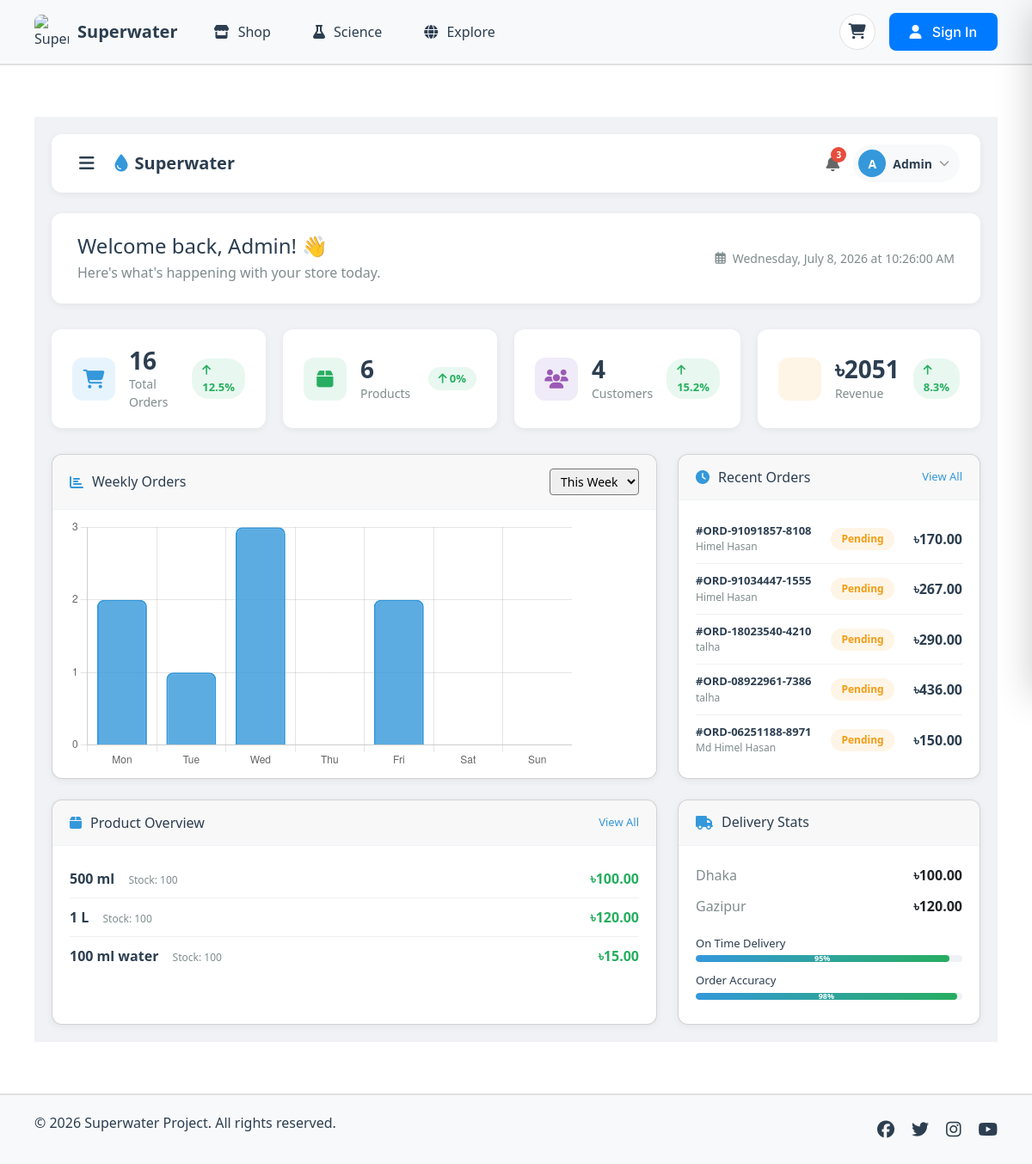
/admin-dashboard/, run on an earlier commit of the app's database.
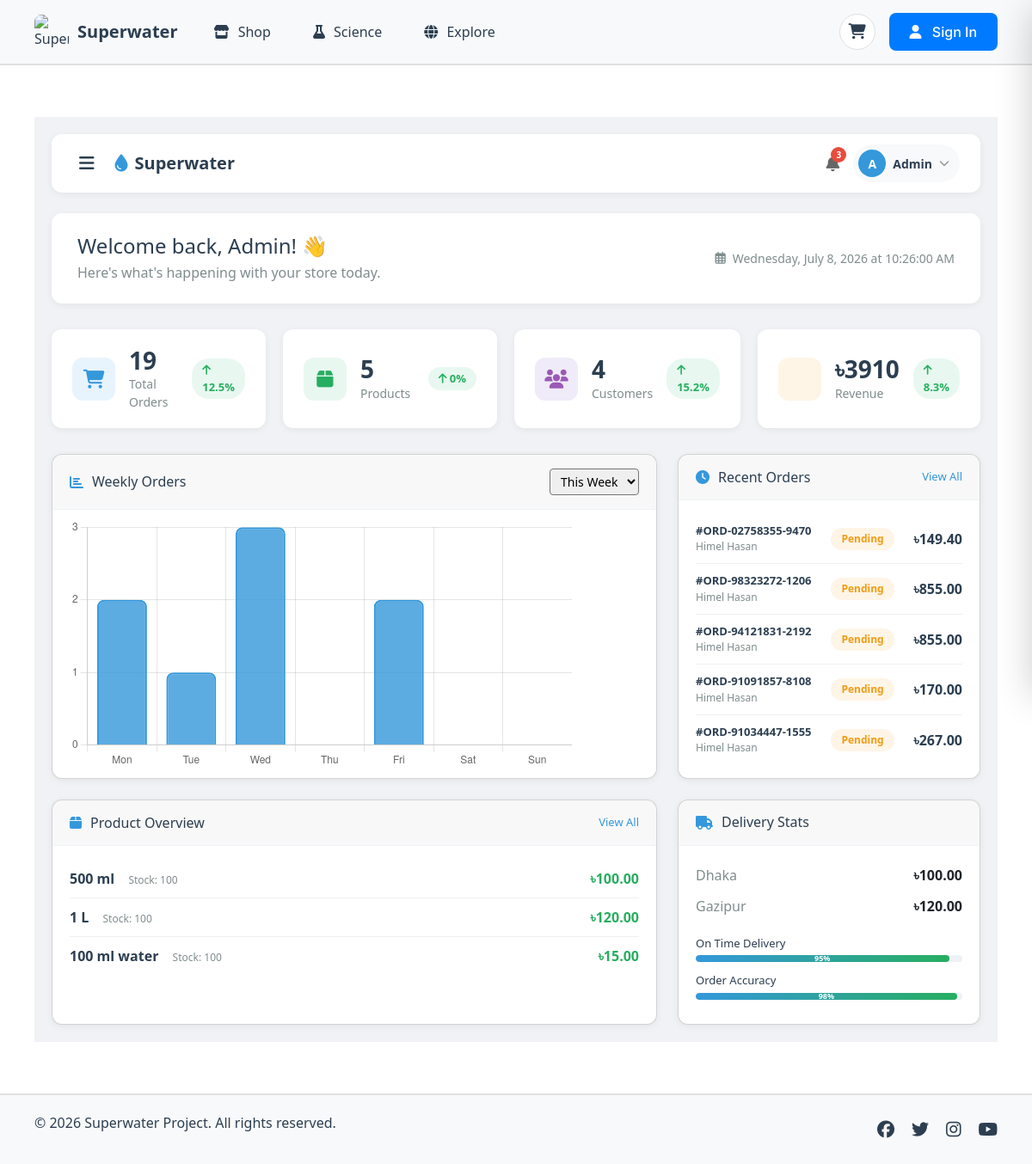
And on a later commit of the database.
### water_app/models.py (models this page shows, shortened)
class Order(models.Model):
    STATUS_CHOICES = [
        ('pending', 'Pending'),
        ('processing', 'Processing'),
        ('shipped', 'Shipped'),
        ('delivered', 'Delivered'),
        ('cancelled', 'Cancelled'),
    ]
    PAYMENT_CHOICES = [
        ('pending', 'Pending'),
        ('completed', 'Completed'),
        ('failed', 'Failed'),
        ('refunded', 'Refunded'),
    ]
    order_id = models.CharField(max_length=50, unique=True, editable=False)
    customer_name = models.CharField(max_length=200)
    customer_email = models.EmailField()
    customer_phone = models.CharField(max_length=20, blank=True, null=True)
    customer_address = models.TextField()
    customer_district = models.CharField(max_length=100, blank=True, null=True)
    delivery_charge = models.DecimalField(max_digits=10, decimal_places=2, default=0)
    delivery_zone = models.CharField(max_length=100, blank=True, null=True)
    subtotal = models.DecimalField(max_digits=10, decimal_places=2, default=0)
    total_savings = models.DecimalField(max_digits=10, decimal_places=2, default=0)
    total_discount = models.DecimalField(max_digits=10, decimal_places=2, default=0)
    total_amount = models.DecimalField(max_digits=10, decimal_places=2, default=0)
    status = models.CharField(max_length=20, choices=STATUS_CHOICES, default='pending')
    payment_status = models.CharField(max_length=20, choices=PAYMENT_CHOICES, default='pending')
    payment_method = models.CharField(max_length=50, blank=True, null=True)
    transaction_id = models.CharField(max_length=100, blank=True, null=True)
    created_at = models.DateTimeField(auto_now_add=True)
    updated_at = models.DateTimeField(auto_now=True)
    user = models.ForeignKey(User, on_delete=models.SET_NULL, null=True, blank=True)
    class Meta:
        ordering = ['-created_at']

class Product(models.Model):
    CATEGORY_CHOICES = [
        ('Filters', 'Filters'),
        ('Sensors', 'Sensors'),
        ('Purifiers', 'Purifiers'),
        ('Testing Kits', 'Testing Kits'),
        ('Softening Systems', 'Softening Systems'),
        ('Meters', 'Meters'),
        ('Pitchers', 'Pitchers'),
        ('Monitors', 'Monitors'),
    ]
    name = models.CharField(max_length=200)
    description = models.TextField(blank=True, null=True)
    price = models.DecimalField(max_digits=10, decimal_places=2, default=0)
    category = models.CharField(max_length=50, choices=CATEGORY_CHOICES, default='Filters')
    benefits = models.TextField(blank=True, null=True)
    rating = models.DecimalField(max_digits=3, decimal_places=2, default=0, blank=True, null=True)
    reviews = models.IntegerField(default=0, blank=True, null=True)
    stock_quantity = models.IntegerField(default=0, help_text="Number of items in stock")
    image = models.ImageField(upload_to='products/', blank=True, null=True)
    discount_price = models.DecimalField(max_digits=10, decimal_places=2, blank=True, null=True)
    discount_percentage = models.IntegerField(blank=True, null=True)
    special_offer = models.CharField(max_length=200, blank=True, null=True)
    is_on_sale = models.BooleanField(default=False)
    is_active = models.BooleanField(default=True)
    created_at = models.DateTimeField(auto_now_add=True)
    updated_at = models.DateTimeField(auto_now=True)

class DistrictDeliveryCharge(models.Model):
    DISTRICT_CHOICES = [
        ('dhaka', 'Dhaka'),
        ('faridpur', 'Faridpur'),
        ('gazipur', 'Gazipur'),
        ('gopalganj', 'Gopalganj'),
        ('jamalpur', 'Jamalpur'),
        ('kishoreganj', 'Kishoreganj'),
        ('madaripur', 'Madaripur'),
        ('manikganj', 'Manikganj'),
        ('munshiganj', 'Munshiganj'),
        ('mymensingh', 'Mymensingh'),
        ('narayanganj', 'Narayanganj'),
        ('narsingdi', 'Narsingdi'),
        ('netrokona', 'Netrokona'),
        ('rajbari', 'Rajbari'),
        ('shariatpur', 'Shariatpur'),
        ('sherpur', 'Sherpur'),
        ('tangail', 'Tangail'),
        ('bogra', 'Bogra'),
        ('joypurhat', 'Joypurhat'),
        ('naogaon', 'Naogaon'),
        ('natore', 'Natore'),
        ('nawabganj', 'Nawabganj'),
        ('pabna', 'Pabna'),
        ('rajshahi', 'Rajshahi'),
        ('sirajganj', 'Sirajganj'),
        ('dinajpur', 'Dinajpur'),
        ('gaibandha', 'Gaibandha'),
        ('kurigram', 'Kurigram'),
        ('lalmonirhat', 'Lalmonirhat'),
        ('nilphamari', 'Nilphamari'),
        ('panchagarh', 'Panchagarh'),
        ('rangpur', 'Rangpur'),
        ('thakurgaon', 'Thakurgaon'),
        ('bandarban', 'Bandarban'),
        ('brahmanbaria', 'Brahmanbaria'),
        ('chandpur', 'Chandpur'),
        ('chittagong', 'Chittagong'),
        ('comilla', 'Comilla'),
        ('cox_bazar', "Cox's Bazar"),
        ('feni', 'Feni'),
        ('khagrachhari', 'Khagrachhari'),
        ('lakshmipur', 'Lakshmipur'),
        ('noakhali', 'Noakhali'),
        ('rangamati', 'Rangamati'),
        ('barguna', 'Barguna'),
        ('barisal', 'Barisal'),
        ('bhola', 'Bhola'),
        ('jhalokathi', 'Jhalokathi'),
        ('patuakhali', 'Patuakhali'),
        ('pirojpur', 'Pirojpur'),
        ('habiganj', 'Habiganj'),
        ('maulvibazar', 'Maulvibazar'),
        ('sunamganj', 'Sunamganj'),
        ('sylhet', 'Sylhet'),
        ('jashore', 'Jashore'),
        ('jhinaidah', 'Jhinaidah'),
        ('khulna', 'Khulna'),
        ('kushtia', 'Kushtia'),
        ('magura', 'Magura'),
        ('meherpur', 'Meherpur'),
        ('narail', 'Narail'),
        ('satkhira', 'Satkhira'),
    ]
    district = models.CharField(max_length=50, choices=DISTRICT_CHOICES, unique=True)
    district_name = models.CharField(max_length=100)
    charge = models.DecimalField(max_digits=10, decimal_places=2, default=50)
    delivery_time = models.CharField(max_length=100, default='2-3 days')
    is_active = models.BooleanField(default=True)
    created_at = models.DateTimeField(auto_now_add=True)
    updated_at = models.DateTimeField(auto_now=True)
    class Meta:
        ordering = ['district_name']
        verbose_name = 'District Delivery Charge'
        verbose_name_plural = 'District Delivery Charges'

### water_app/views.py (the view)
# urls.py: path('admin-dashboard/', views.admin_dashboard, name='admin_dashboard'),
def admin_dashboard(request):
    from .models import Order, Product, OrderItem, DistrictDeliveryCharge
    context = {
        'active_page': 'admin_dashboard',
        'total_orders': Order.objects.count(),
        'total_products': Product.objects.count(),
        'total_customers': Order.objects.values('customer_email').distinct().count(),
        'total_districts': DistrictDeliveryCharge.objects.filter(is_active=True).count(),
        'total_revenue': sum(float(o.total_amount) for o in Order.objects.all()),
        'recent_orders': Order.objects.all().order_by('-created_at')[:5],
        'pending_orders': Order.objects.filter(status='pending').count(),
        'shipped_orders': Order.objects.filter(status='shipped').count(),
        'delivered_orders': Order.objects.filter(status='delivered').count(),
        'total_items': OrderItem.objects.count(),
        'districts': DistrictDeliveryCharge.objects.filter(is_active=True),
        'products': Product.objects.filter(is_active=True)[:5],
    }
    return render(request, 'admin_dashboard.html', context)

### water_app/templates/admin_dashboard.html (shortened to what the changed rows need)
{% extends 'base.html' %}
{% load static %}
{% block extra_css %}
<link href="https://cdn.jsdelivr.net/npm/bootstrap@5.3.0/dist/css/bootstrap.min.css" rel="stylesheet">
<link href="https://cdn.jsdelivr.net/npm/bootstrap-icons@1.10.0/font/bootstrap-icons.css" rel="stylesheet">
<link href="https://cdnjs.cloudflare.com/ajax/libs/font-awesome/6.5.1/css/all.min.css" rel="stylesheet">
<link rel="stylesheet" href="{% static 'css/admin_dashboard.css' %}" />
{% endblock %}
{% block content %}
<div class="admin-dashboard-page">
    <div class="main-content" id="mainContent">
        <div class="welcome-section">
            <div class="welcome-text">
                <h2>Welcome back, Admin! 👋</h2>
            </div>
        </div>
        <div class="stats-grid">
            <div class="stat-card">
                <div class="stat-info">
                    <h3>{{ total_orders|default:0 }}</h3>
                    <p>Total Orders</p>
                </div>
            </div>
            <div class="stat-card">
                <div class="stat-info">
                    <h3>{{ total_products|default:0 }}</h3>
                    <p>Products</p>
                </div>
            </div>
            <div class="stat-card">
                <div class="stat-info">
                    <h3>৳{{ total_revenue|default:0|floatformat:0 }}</h3>
                    <p>Revenue</p>
                </div>
            </div>
        </div>
        <div class="dashboard-grid">
            <div class="card recent-orders-card">
                <div class="card-body">
                    {% for order in recent_orders|slice:":5" %}
                    <div class="order-item">
                        <div class="order-info">
                            <span class="order-id">#{{ order.order_id }}</span>
                            <span class="customer-name">{{ order.customer_name }}</span>
                        </div>
                        <div class="order-status {{ order.status }}">{{ order.get_status_display }}</div>
                        <div class="order-amount">৳{{ order.total_amount|floatformat:2 }}</div>
                    </div>
                    {% empty %}
                    <div class="no-orders">
                        <p>No recent orders</p>
                    </div>
                    {% endfor %}
                </div>
            </div>
            <div class="card product-overview-card">
                <div class="card-body">
                    {% for product in products|slice:":3" %}
                    <div class="product-item">
                        <div class="product-info">
                            <span class="product-name">{{ product.name }}</span>
                            <span class="product-stock">Stock: {{ product.stock_quantity }}</span>
                        </div>
                        <div class="product-price">৳{{ product.price|floatformat:2 }}</div>
                    </div>
                    {% empty %}
                    <div class="no-products">
                        <p>No products available</p>
                    </div>
                    {% endfor %}
                </div>
            </div>
            <div class="card delivery-card">
                <div class="card-body">
                    <div class="delivery-stats">
                        {% for district in districts|slice:":3" %}
                        <div class="stat-item">
                            <span class="stat-label">{{ district.district_name }}</span>
                            <span class="stat-value">৳{{ district.charge|floatformat:2 }}</span>
                        </div>
                        {% empty %}
                        <div class="stat-item">
                            <span class="stat-label">No districts</span>
                            <span class="stat-value">-</span>
                        </div>
                        {% endfor %}
                    </div>
                </div>
            </div>
        </div>
    </div>
</div>
{% endblock %}

What changed in the data, as far as the page shows it:
no longer on this page (row unchanged): Order: order_id "ORD-18023540-4210", customer_name "talha", status "Pending", total_amount "290.00"
no longer on this page (row unchanged): Order: order_id "ORD-08922961-7386", customer_name "talha", status "Pending", total_amount "436.00"
no longer on this page (row unchanged): Order: order_id "ORD-06251188-8971", customer_name "Md Himel Hasan", status "Pending", total_amount "150.00"
added Order: order_id "ORD-02758355-9470", customer_name "Himel Hasan", status "Pending", total_amount "149.40"
added Order: order_id "ORD-98323272-1206", customer_name "Himel Hasan", status "Pending", total_amount "855.00"
added Order: order_id "ORD-94121831-2192", customer_name "Himel Hasan", status "Pending", total_amount "855.00"
Also different on the page:
{{ total_orders|default:0 }}: "16" → "19"
{{ total_products|default:0 }}: "6" → "5"
{{ total_revenue|default:0|floatformat:0 }}: "2051" → "3910"
